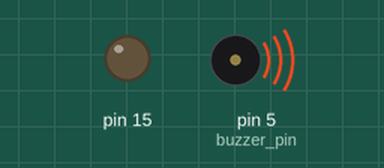
This sketch was run on a simulated Arduino Uno, built with avr-gcc and run on an emulated ATmega328P. On the bench: output pins drawn as LEDs (lit = HIGH), buzzer (waves = sounding). Dashed ring = blinking. What the sketch prints to the serial monitor is not drawn.

Above: at 6.12 s.
At 8.62 s:
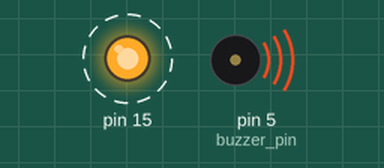
Timing chart, 0 to 9.0 s (numbered marks = the images above):
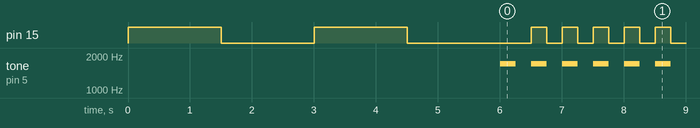

Measured:
- by itself, pin 15: goes LOW 1.5 s, HIGH 1.5 s, LOW 2.0 s, 246 × (HIGH 0.25 s, LOW 0.25 s), HIGH 0.25 s, then LOW
- by itself, tone on pin 5 (buzzer_pin): alternates 1700 Hz for 0.25 s and silent for 0.25 s

The sketch:

Buzzer_Battery_Monitor.ino
```cpp
#define buzzer_pin 5

int battery = 0;


byte led = 1;

void setup()
{
  Serial.begin(115200);
  pinMode(buzzer_pin, OUTPUT);
  pinMode(15, OUTPUT);
  digitalWrite(15, HIGH);
  delay(1500);
  digitalWrite(15, LOW);
  delay(1500);
  digitalWrite(15, HIGH);

  delay(1500);
  digitalWrite(15, LOW);
  delay(1500);
}

void loop()
{
  battery = analogRead(A0);
  Serial.println(battery);
  //voltage on analog pin at threshold which is set at 3.1V each call = 9.3V overall is equal to
  //9.9 * (30K / (30K + 10K)) considering R1 = 30K and R2 = 10K which is 2.475V
  //when voltage less than 2.475V is detected by the system the buzzer should beep continously
  //the reference voltage given is 3.3V from ESP32 so 3.3V maps to 1023 of ADC and 2.475V maps to
  //1023 * 2.475 / 3.3 = 765

  if (battery < 750)
  {
    beepBuzzer();
  }
  digitalWrite(15, HIGH);
}

void beepBuzzer()
{
  for (;;)
  {
    tone(5, 1700);
    delay(250);
    led = !led;
    digitalWrite(15, led);
    noTone(5);
    delay(250);
    led = !led;
    digitalWrite(15, led);
  }
}
```
